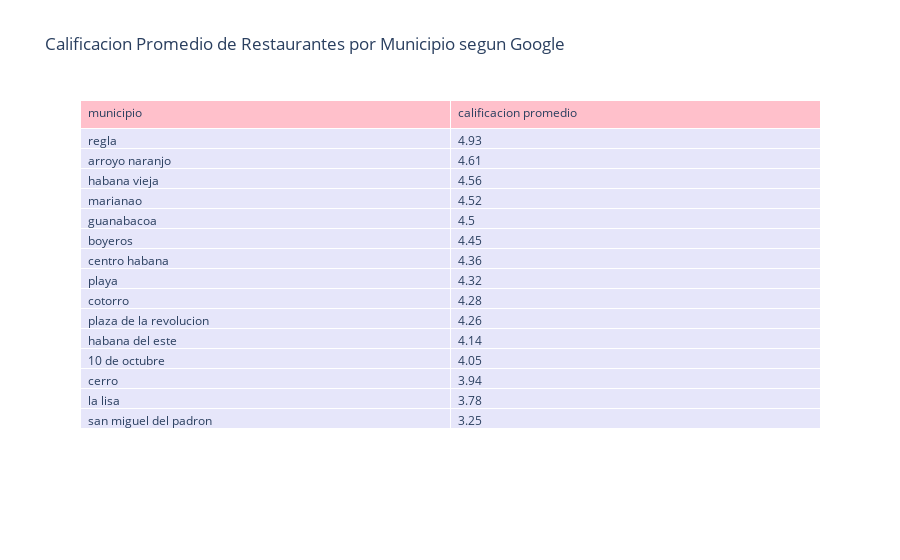

The notebook cell saved with this chart:
### Markdown cell above
Después de leer esas cifras Alejandro preocupado decidió investigar en que municipio de La Habana los restaurantes tenían peor reseña en Google para asi determinar donde le convendria rentar el local, pensando que montar su negocio en un lugar donde la calificacion de los restaurantes no fuera la mejor, tendría menos competencia y llamaría la atención de los pobladores.

### Code cell
#Tabla donde da la clasificacion promedio de los restaurantes por municipio :)
data2["location.municipe"] = data2["location.municipe"].str.strip().str.lower()

calificacion_promedio_por_municipio = data2.groupby("location.municipe")["qualification"].mean().round(2)
tabla_calificaciones = calificacion_promedio_por_municipio.reset_index()
tabla_calificaciones.columns = ["municipio", "calificacion promedio"]
tabla_calificaciones = tabla_calificaciones.sort_values(by="calificacion promedio", ascending=False)

fig = go.Figure(data=[go.Table(
    header=dict(values=list(tabla_calificaciones.columns),
                fill_color="pink",
                align="left"),
    cells=dict(values=[tabla_calificaciones.municipio, tabla_calificaciones["calificacion promedio"]],
               fill_color="lavender",
               align="left"))
])

fig.update_layout(title="Calificacion Promedio de Restaurantes por Municipio segun Google")
fig.show()

### Figure 1 — Plotly figure (JSON) as saved in the notebook; plotly's stock layout.template omitted (floating-point values rounded to 4 significant figures)
{"data": [{"cells": {"align": "left", "fill": {"color": "lavender"}, "values": [["regla", "arroyo naranjo", "habana vieja", "marianao", "guanabacoa", "boyeros", "centro habana", "playa", "cotorro", "plaza de la revolucion", "habana del este", "10 de octubre", "cerro", "la lisa", "san miguel del padron"], [4.93, 4.61, 4.56, 4.52, 4.5, 4.45, 4.36, 4.32, 4.28, 4.26, 4.14, 4.05, 3.94, 3.78, 3.25]]}, "header": {"align": "left", "fill": {"color": "pink"}, "values": ["municipio", "calificacion promedio"]}, "type": "table"}], "layout": {"title": {"text": "Calificacion Promedio de Restaurantes por Municipio segun Google"}}}
